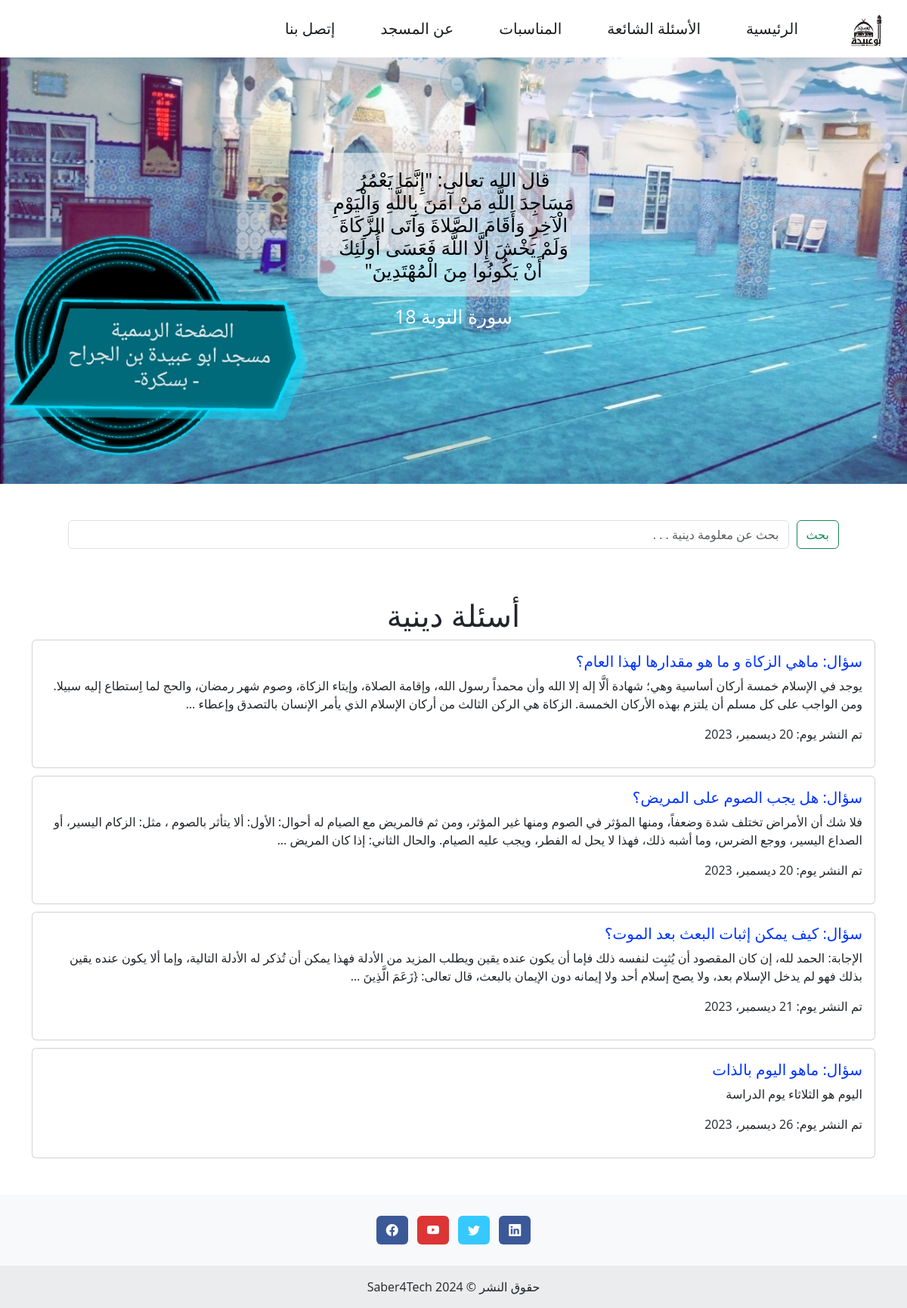
Page /questions_blog/ on the committed database.
### appAbuObaida/models.py (models this page shows, shortened)
class QuestionModel(models.Model):
    question_title = models.CharField(max_length=500)
    question_answer = models.TextField()
    pub_date = models.DateField(auto_now_add=True)
    class Meta:
        verbose_name = "الأسئلة"
        verbose_name_plural = "الأسئلة"

### appAbuObaida/views.py (the view)
# urls.py: path('questions_blog/', views.questions_blog, name='questions_blog'),
def questions_blog(request):
    activate('ar')
    questions = QuestionModel.objects.all()
    context = {
        'questions': questions
    }
    return render(request, 'appAbuObaida/questions_blog.html', context)

### appAbuObaida/views.py (called while the page is built)
def footer_date(request):
    footer_date_detailed = datetime.datetime.now().year
    context = {
        'footer_date_detailed': footer_date_detailed
    }
    return context

### templates/appAbuObaida/questions_blog.html (shortened to what this page needs)
{% extends 'appAbuObaida/base.html' %}
{% load static %}
{% block content %}
    <div class="container my-5">
        <form class="d-flex mx-5 my-5" role="search" action="{% url 'search_question' %}" method="get">
            <div class="d-flex">
                <button class="btn btn-outline-success" type="submit" style="height: 100%;">بحث</button>
                <input class="form-control input-search" name="search" type="search" placeholder="بحث عن معلومة دينية . . ."
                       aria-label="Search">
            </div>
        </form>
        <h1 class="text-center">أسئلة دينية </h1>
        {% for question in questions %}
            <div class="card card-questions">
                <div class="card-body">
                    <a class="card-link question-title" href="{% url 'question_detail' pk=question.id %}">
                        <h5 class="card-title">سؤال: {{ question.question_title }}</h5>
                    </a>
                    <p class="card-text">{{ question.question_answer|truncatewords:50 }}</p>
                    <p class="">تم النشر يوم: {{ question.pub_date }}</p>
                </div>
            </div>
        {% endfor %}
    </div>
{% endblock %}

### templates/appAbuObaida/base.html (shortened to what this page needs)
{% load static %}
{% load i18n %}
<!doctype html>
<html lang="en">
<head>
    <link href="https://cdn.jsdelivr.net/npm/bootstrap@5.3.0/dist/css/bootstrap.min.css" rel="stylesheet"
>
    <link href="https://cdn.jsdelivr.net/npm/bootstrap-icons@1.3.0/font/bootstrap-icons.css" rel="stylesheet">
    <link rel="stylesheet" href="https://cdn.jsdelivr.net/npm/bootstrap-icons@1.11.2/font/bootstrap-icons.min.css">
    <link rel="stylesheet" href="{% static 'css/styles.css' %}">
</head>
<body dir="rtl">
<nav class="navbar navbar-expand-lg px-4 fixed-top nav-items-boot">
    <a href="{% url 'index' %}">
        <img src="{% static 'imgs/mosquelogo.jpg' %}" alt="no img">
    </a>
    <div class="collapse navbar-collapse text-center my-2" id="navbarNav">
        <ul class="navbar-nav">
            <li class="nav-item active">
                <a href="{% url 'index' %}">الرئيسية</a>
            </li>
            <li class="nav-item">
                <a href="{% url 'questions_blog' %}">الأسئلة الشائعة</a>
            </li>
            <li class="nav-item">
                <a href="{% url 'events_view' %}">المناسبات</a>
            </li>
            <li class="nav-item">
                <a href="{% url 'about' %}">عن المسجد</a>
            </li>
            <li class="nav-item">
                <a href="{% url 'contact_us' %}">إتصل بنا</a>
            </li>
        </ul>
    </div>
</nav>
<header>
    <div class="text-box">
        <h1>
            قال الله تعالى: "إِنَّمَا يَعْمُرُ مَسَاجِدَ اللَّهِ مَنْ آمَنَ بِاللَّهِ وَالْيَوْمِ الْآخِرِ وَأَقَامَ
            الصَّلاةَ وَآتَى
            الزَّكَاةَ وَلَمْ يَخْشَ إِلَّا اللَّهَ فَعَسَى أُولَئِكَ أَنْ يَكُونُوا مِنَ الْمُهْتَدِينَ"
        </h1>
        <span class="first-span"> سورة التوبة  18</span>
    </div>
</header>
{% block content %}
{% endblock %}
{% include 'appAbuObaida/footer.html' %}
</body>
</html>

### templates/appAbuObaida/footer.html
<footer class="bg-body-tertiary text-center">
    <div class="container p-4 pb-0">
        <section class="mb-4">
            <a data-mdb-ripple-init
               class="btn text-white btn-floating m-1 social-media-icon"
               style="background-color: #3b5998;"
               href="#"
               role="button">
                <i class="bi bi-linkedin"></i>
            </a>
            <a data-mdb-ripple-init
               class="btn text-white btn-floating m-1 -icon social-media-icon"
               style="background-color: #36c9ff;"
               href="#"
               role="button">
                <i class="bi bi-twitter"></i>
            </a>
            <a data-mdb-ripple-init
               class="btn text-white btn-floating m-1 social-media-icon"
               style="background-color: #dc3535;"
               href="#"
               role="button">
                <i class="bi bi-youtube"></i>
            </a>
            <a data-mdb-ripple-init
               class="btn text-white btn-floating m-1 social-media-icon"
               style="background-color: #3b5998;"
               href="#"
               role="button">
                <i class="bi bi-facebook"></i>
            </a>
        </section>
    </div>
    <div class="text-center p-3 footer-span"
         style="background-color: rgba(0, 0, 0, 0.05);">
        <span>
            حقوق النشر ©
            {{ footer_date_detailed }}
        </span>
        <a class="text-body" href="#">Saber4Tech</a>
    </div>
</footer>

### static/css/styles.css (style rules this page uses)
* { margin: 0; padding: 0; box-sizing: border-box; font-family: 'Open Sans', 'sans-serif'; }
body { height: 100vh; background-color: #fff; font-family: Arial, sans-serif; margin: 0; padding: 0; box-sizing: border-box; }
nav { display: flex; padding: 1% 5%; justify-content: space-between; align-items: center; }
nav img { width: 60px; border-radius: 30%; }
.nav-items-boot { background-color: #ffffff; }
.navbar-nav li { margin-right: 30px; }
.navbar-nav a { margin-right: 30px; font-size: 20px; color: #1a1d20; }
.text-box { width: 30%; color: white; position: absolute; top: 50%; left: 50%; transform: translate(-50%, -50%); text-align: center; }
.text-box span { font-size: 25px; color: #fff }
.text-box h1 { font-size: 25px; color: #000; background-color: rgba(255, 255, 255, 0.54); padding: 20px; border-radius: 20px; }
.card-link { text-decoration: none; color: #0034ff; }
.card-questions { margin-bottom: 10px }
form { display: flex; flex-direction: column; }
input { padding: 10px; margin-bottom: 16px; border: 1px solid #ccc; border-radius: 4px; outline: none; }
button { background-color: #34db42; color: #fff; padding: 10px; border: none; border-radius: 4px; cursor: pointer; }
.input-search { margin-right: 10px; }
li { list-style: none; }
a { text-decoration: none; color: #f1f1f1; }
header { position: relative; padding: 0 2rem; background-image: url("../../static/imgs/inside-mosquejpg.jpg"); width: 100%; height: 80%; background-size: cover; background-position: center; }

### rows in the picture
QuestionModel: question_title "ماهي الزكاة و ما هو مقدارها لهذا العام؟", question_answer "يوجد في الإسلام خمسة أركان أساسية وهي؛ شهادة ألَّا إله إلا الله وأن محمداً رسول الله، وإقامة الصلاة، وإيتاء الزكاة، وصوم شهر رمضان، والحج لما اِستطاع إليه سبيلا. ومن الواجب على كل مسلم أن يلتزم بهذه الأركان الخمسة. الزكاة هي الركن الثالث من أركان الإسلام الذي يأمر الإنسان بالتصدق وإعطاء …", pub_date "20 ديسمبر، 2023"
QuestionModel: question_title "هل يجب الصوم على المريض؟", question_answer "فلا شك أن الأمراض تختلف شدة وضعفاً، ومنها المؤثر في الصوم ومنها غير المؤثر، ومن ثم فالمريض مع الصيام له أحوال: الأول: ألا يتأثر بالصوم ، مثل: الزكام اليسير، أو الصداع اليسير، ووجع الضرس، وما أشبه ذلك، فهذا لا يحل له الفطر، ويجب عليه الصيام. والحال الثاني: إذا كان المريض …", pub_date "20 ديسمبر، 2023"
QuestionModel: question_title "كيف يمكن إثبات البعث بعد الموت؟", question_answer "الإجابة: الحمد لله، إن كان المقصود أن يُثبِت لنفسه ذلك فإما أن يكون عنده يقين ويطلب المزيد من الأدلة فهذا يمكن أن تُذكر له الأدلة التالية، وإما ألا يكون عنده يقين بذلك فهو لم يدخل الإسلام بعد، ولا يصح إسلام أحد ولا إيمانه دون الإيمان بالبعث، قال تعالى: {زَعَمَ الَّذِينَ …", pub_date "21 ديسمبر، 2023"
QuestionModel: question_title "ماهو اليوم بالذات", question_answer "اليوم هو الثلاثاء يوم الدراسة", pub_date "26 ديسمبر، 2023"
